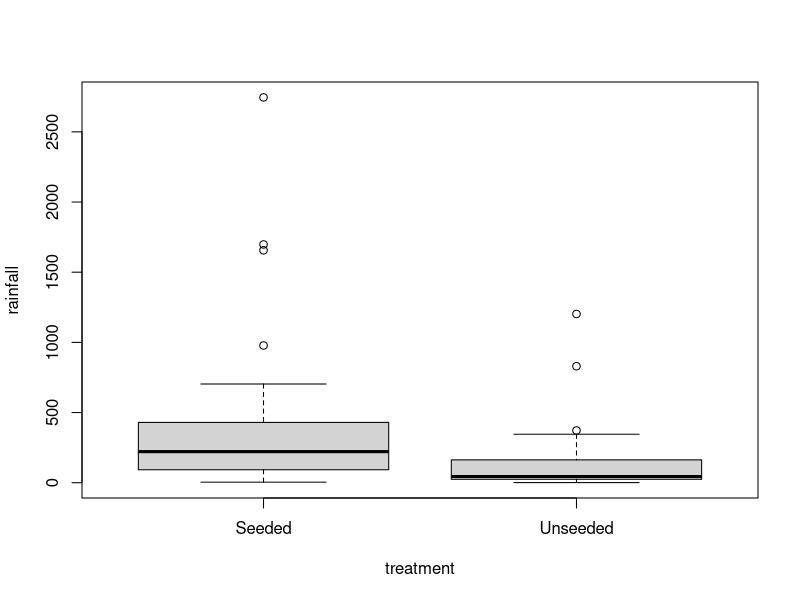
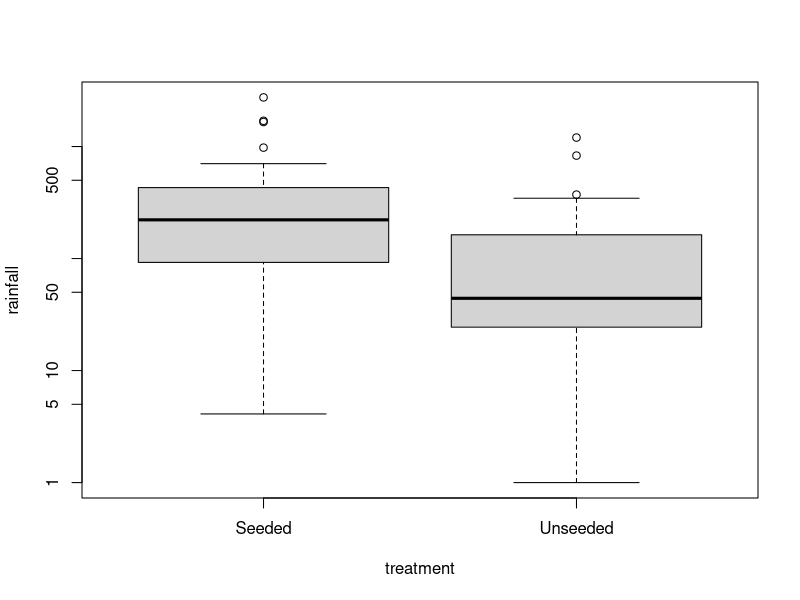
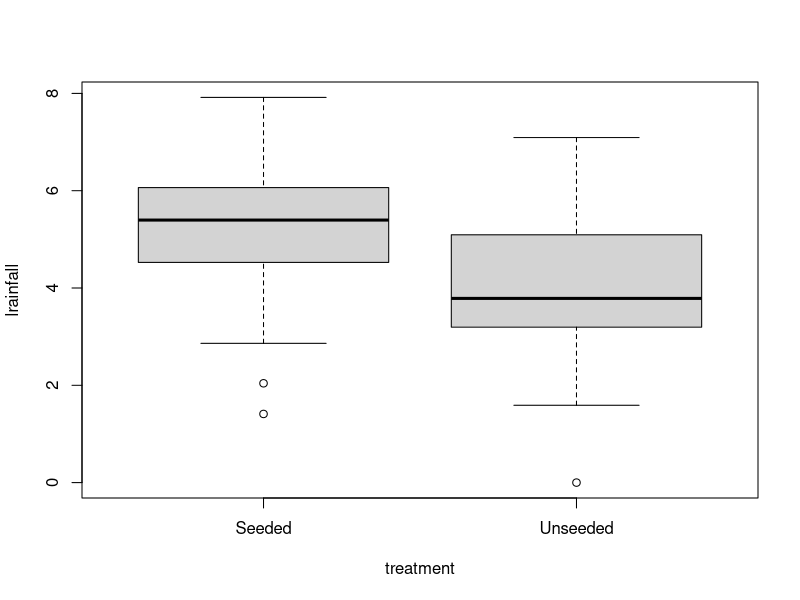
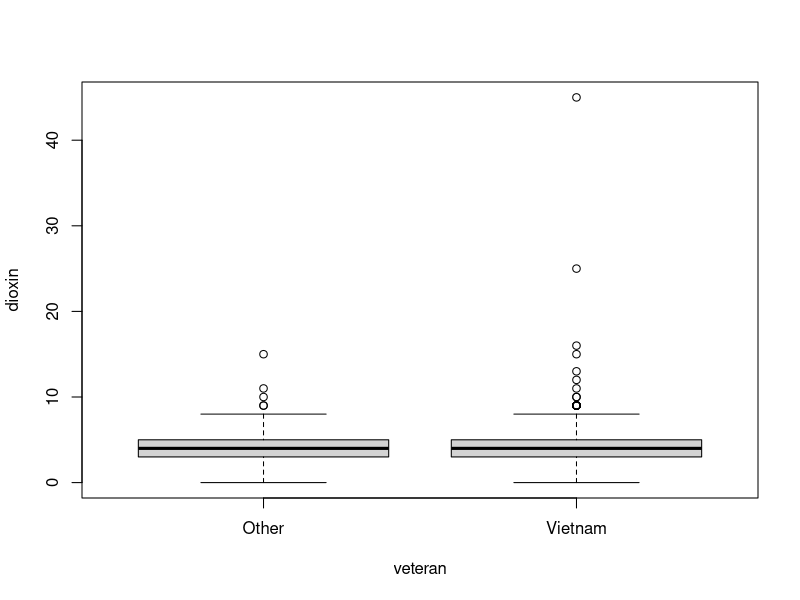

Source code (R) for these figures, in order:
setwd("U:\\401A\\sleuth3csv") # or whever your data are

#######################################################
# Chapter 3                                         
#######################################################

case0301 = read.csv('case0301.csv')
names(case0301) = tolower(names(case0301))
case0301$lrainfall = log(case0301$rainfall)

# Display 3.1 
by(case0301$rainfall, case0301$treatment, print)

# Display 3.2
boxplot( rainfall ~ treatment, case0301)
boxplot( rainfall ~ treatment, case0301, log='y')
boxplot(lrainfall ~ treatment, case0301) # notice the y-axis


# Results on the bottom of page 59 
t = t.test(lrainfall ~ treatment, case0301, var.equal=TRUE)
t
exp(t$conf.int)


case0302 = read.csv('case0302.csv')
names(case0302) = tolower(names(case0302))

# Display 3.3
boxplot(dioxin~veteran,case0302)

# Results on the top of page 62
(t = t.test(dioxin~veteran, case0302, var.equal=TRUE, alternative="less"))
-t$conf.int
